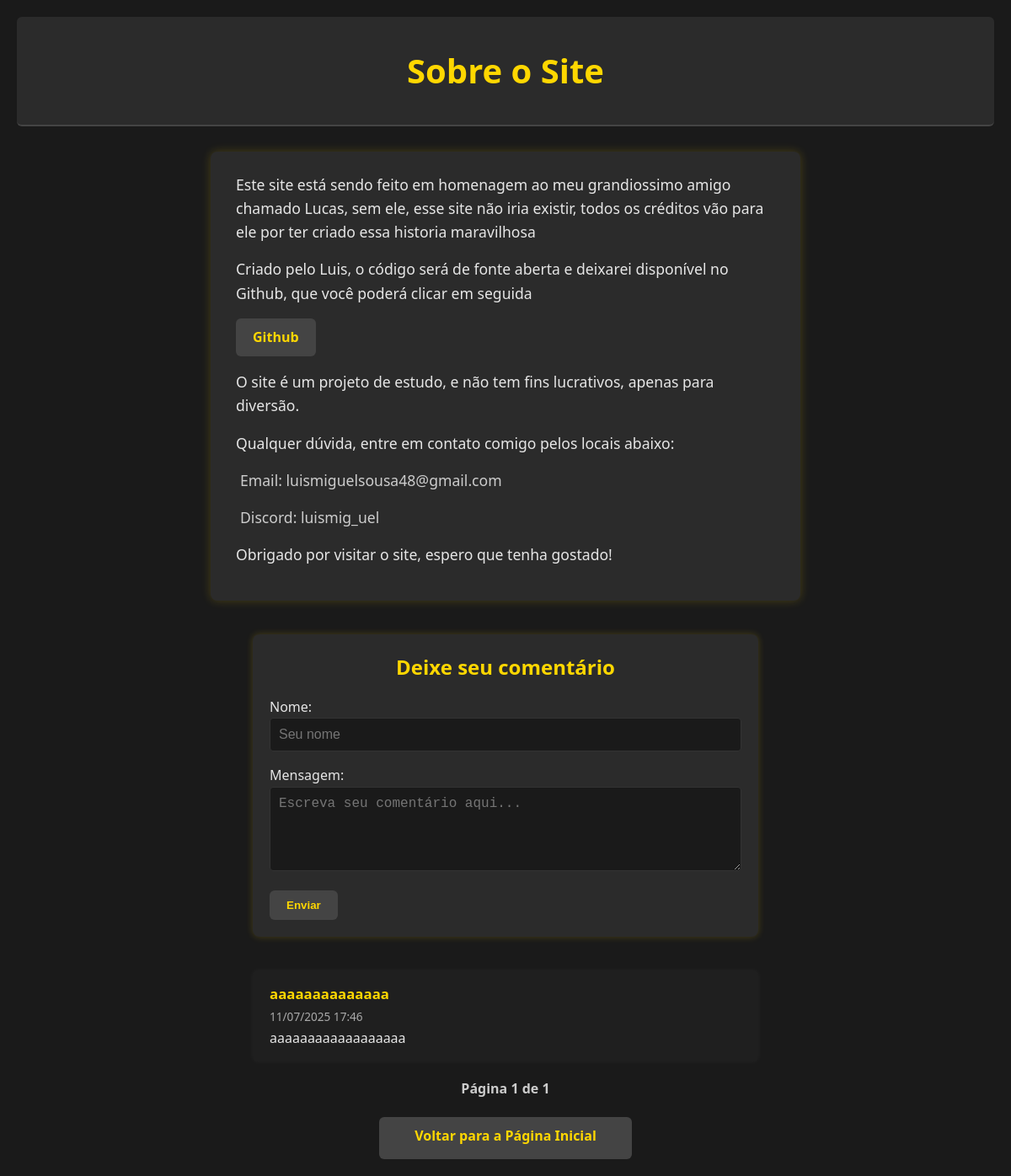
The page /about/ on the database its author committed.
### polls/models.py (models this page shows, shortened)
class Comment(models.Model):
    nome = models.CharField(max_length=100)
    mensagem = models.TextField()
    criado_em = models.DateTimeField(auto_now_add=True)
    fixado = models.BooleanField(default=False)

### polls/views.py (the view)
# urls.py: path('about/', about, name='about'),
def about(request):
    if request.method == 'POST':
        form = CommentForm(request.POST)
        if form.is_valid():
            form.save()
            return redirect('about')
    else:
        form = CommentForm()
    fixado = Comment.objects.filter(fixado=True).first()  # Apenas um fixado
    outros_comentarios = Comment.objects.exclude(id=fixado.id if fixado else None).order_by('-criado_em')
    paginator = Paginator(outros_comentarios, 4)
    page_number = request.GET.get('page')
    comments_page = paginator.get_page(page_number)
    return render(request, 'about.html', {
        'form': form,
        'fixado': fixado,
        'comments': comments_page
    })

### polls/forms.py
class CommentForm(forms.ModelForm):
    class Meta:
        model = Comment
        fields = ['nome', 'mensagem']
        widgets = {
            'nome': forms.TextInput(attrs={
                'placeholder': 'Seu nome',
                'class': 'form-input'
            }),
            'mensagem': forms.Textarea(attrs={
                'placeholder': 'Escreva seu comentário aqui...',
                'rows': 4,
                'class': 'form-textarea'
            }),
        }

### polls/templates/about.html (shortened to what this page needs)
{% load static %}
<!DOCTYPE html>
<html lang="en">
<head>
    <link rel="stylesheet" href="{% static 'css/about.css' %}">
</head>
<body>
    <h1>Sobre o Site</h1>
    <div class="about">
        <p>Este site está sendo feito em homenagem ao meu grandiossimo amigo chamado Lucas, sem ele, esse site não iria existir, todos os créditos vão para ele por ter criado essa historia maravilhosa</p>
        <p>Criado pelo Luis, o código será de fonte aberta e deixarei disponível no Github, que você poderá clicar em seguida</p>
        <a class="clicable-to-git" href="https://github.com/Luisinho-PT/Manga-do-Lucas">Github</a>
        <p>O site é um projeto de estudo, e não tem fins lucrativos, apenas para diversão.</p>
        <p>Qualquer dúvida, entre em contato comigo pelos locais abaixo:
            <ul>
                <li><p>Email: luismiguelsousa48@gmail.com</p>
                <li><p>Discord: luismig_uel</p>
            </ul>
        </p>
        <p>Obrigado por visitar o site, espero que tenha gostado!</p>
    </div>
    <div class="comment-form">
        <h2>Deixe seu comentário</h2>
        <form method="post">
            {{ form.as_p }}
            <button type="submit" class="submit-button">Enviar</button>
        </form>
    </div>
    {% for comment in comments %}
        <div class="comment-box">
            <strong>{{ comment.nome }}</strong><br>
            <small>{{ comment.criado_em|date:"d/m/Y H:i" }}</small>
            <p>{{ comment.mensagem }}</p>
        </div>
    {% empty %}
        <p style="text-align: center;">Nenhum comentário ainda.</p>
    {% endfor %}
    <div class="pagination">
        <span class="pagination-info">Página {{ comments.number }} de {{ comments.paginator.num_pages }}</span>
    </div>
    <a class="back-to-home" href="{% url 'main_page' %}">Voltar para a Página Inicial</a>
</body>
</html>

### polls/static/css/about.css (style rules this page uses)
* { margin: 0; padding: 0; box-sizing: border-box; }
.back-to-home { display: block; margin: 20px auto 0; height: 50px; width: 300px; text-decoration: none; color: #ffd700; font-weight: bold; padding: 10px 20px; background-color: #444; border-radius: 6px; transition: background-color 0.3s ease, color 0.3s ease; text-align: center; }
body { background-color: #1a1a1a; color: #e6e6e6; font-family: 'Segoe UI', Tahoma, Geneva, Verdana, sans-serif; line-height: 1.6; padding: 20px; }
h1 { font-size: 2.5rem; color: #ffd700; text-align: center; padding: 2rem 1rem; background-color: #2b2b2b; border-bottom: 2px solid #444; border-radius: 6px; }
.about { background-color: #2b2b2b; max-width: 700px; margin: 30px auto; padding: 25px 30px; border-radius: 8px; box-shadow: 0 0 12px rgba(255, 215, 0, 0.2); }
.about p { margin-bottom: 1rem; font-size: 1.1rem; }
.clicable-to-git { text-align: center; display: inline-block; text-decoration: none; background-color: #444; color: #ffd700; padding: 10px 20px; border-radius: 6px; font-weight: bold; transition: background-color 0.3s ease, color 0.3s ease; margin-bottom: 1rem; }
.about ul { list-style: none; padding-left: 0; margin-top: 10px; }
.about ul li { margin-bottom: 8px; font-size: 1.1rem; }
.about ul li p { color: #ccc; margin-left: 5px; }
form input.form-input, form textarea.form-textarea { width: 100%; padding: 10px; margin-bottom: 1rem; border-radius: 4px; border: 1px solid #333; background-color: #1a1a1a; color: #fff; font-size: 1rem; }
.comment-box { background-color: #1f1f1f; padding: 15px 20px; border-radius: 6px; margin: 15px auto; box-shadow: 0 0 6px rgba(255, 255, 255, 0.05); word-wrap: break-word; overflow-wrap: break-word; max-width: 600px; width: 100%; }
.comment-box strong { color: #ffd700; font-weight: bold; font-size: 1.05rem; margin: 0; }
.comment-box small { color: #aaa; font-size: 0.85rem; }
.pagination { text-align: center; margin-top: 20px; }
.pagination-info { margin: 0 10px; font-weight: bold; color: #ccc; }
.comment-form { background-color: #2b2b2b; max-width: 600px; margin: 40px auto; padding: 20px; border-radius: 8px; box-shadow: 0 0 8px rgba(255, 215, 0, 0.2); }
.comment-form h2 { color: #ffd700; margin-bottom: 15px; text-align: center; }
.comment-form input, .comment-form textarea { width: 100%; padding: 10px; margin-bottom: 15px; border: 1px solid #555; background-color: #1a1a1a; color: #e6e6e6; border-radius: 4px; }
.comment-form textarea { resize: vertical; min-height: 100px; }
.submit-button { background-color: #444; color: #ffd700; font-weight: bold; padding: 10px 20px; border: none; border-radius: 6px; cursor: pointer; transition: background-color 0.3s ease, color 0.3s ease; }

### rows shown on the page
Comment: nome "aaaaaaaaaaaaaa", criado_em "11/07/2025 17:46", mensagem "aaaaaaaaaaaaaaaaaa"

### other values the page prints
{{ comments.number }} "1"
{{ comments.paginator.num_pages }} "1"
